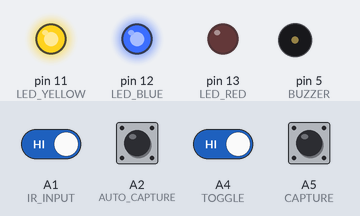
Recording of a sketch running on a simulated Arduino Micro, built with avr-gcc and run on an emulated ATmega32U4. Shown: output pins drawn as LEDs (lit = HIGH), buzzer (waves = sounding). The test bench sets the inputs (shaded band); at power-on: A1 (IR_INPUT), A2 (AUTO_CAPTURE), A4 (TOGGLE), A5 (CAPTURE) HIGH. USB keyboard and mouse output is not drawn.

Above: at 3.7 s.
3.8 s: A2 (AUTO_CAPTURE) pulled LOW for 0.15 s
At 4.15 s:
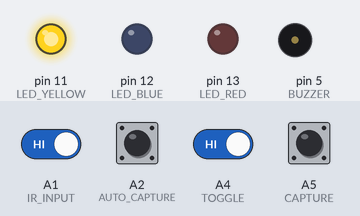
5.8 s: A1 (IR_INPUT) driven LOW
At 6.5 s:
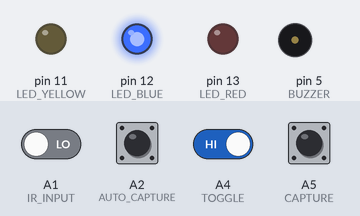
7.3 s: A5 (CAPTURE) pulled LOW for 1 s
At 7.9 s:
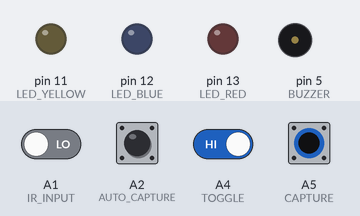
9.8 s: A1 (IR_INPUT) driven HIGH
At 10.8 s:
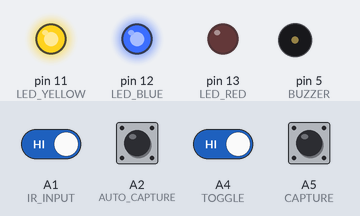
Timing chart, 0 to 12.3 s (numbered marks = the images above; inputs shaded):
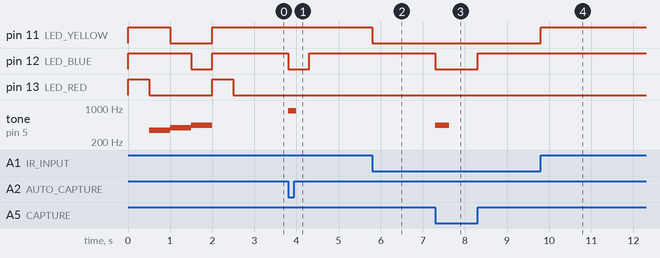

Measured:
- after the input at 3.8 s, pin 12 (LED_BLUE): HIGH → LOW at once, → HIGH 0.50 s later; tone on pin 5 (BUZZER): silent → 880 Hz at once, → silent 0.20 s later
- after the input at 5.8 s, pin 11 (LED_YELLOW): HIGH → LOW at once
- after the input at 7.3 s, pin 12 (LED_BLUE): HIGH → LOW at once, → HIGH 1.0 s later; tone on pin 5 (BUZZER): silent → 440 Hz at once, → silent 0.33 s later
- after the input at 9.8 s, pin 11 (LED_YELLOW): LOW → HIGH at once

The sketch:

CrossMgVideoJoystickTrigger.ino
```cpp
//use Arduino Micro board

#define VERSION "20230418.1"


#include <Joystick.h>

Joystick_ Joystick;

#define LED_RED 13
#define LED_YELLOW 11
#define LED_BLUE 12
#define IR_INPUT A1
#define TOGGLE A4
#define AUTO_CAPTURE A2
#define CAPTURE A5
#define BUZZER 5

#define CROSSMGR_BUTTON_CAPTURE 0
#define CROSSMGR_BUTTON_AUTOCAPTURE 1
#define CROSSMGR_BUTTON_SNAPSHOT 2

#define RETRIGGER_WAIT_TIME 2000  //milliseconds

unsigned long _beam_last_tripped = 0;
boolean _toggled = false;

void setup() {
  pinMode(CAPTURE, INPUT_PULLUP);
  pinMode(AUTO_CAPTURE, INPUT_PULLUP);
  pinMode(IR_INPUT, INPUT_PULLUP);
  pinMode(TOGGLE, INPUT_PULLUP);
  pinMode(LED_RED, OUTPUT);
  pinMode(LED_YELLOW, OUTPUT);
  pinMode(LED_BLUE, OUTPUT);
  digitalWrite(LED_RED, HIGH);
  digitalWrite(LED_YELLOW, HIGH);
  digitalWrite(LED_BLUE, HIGH);
  delay(500);
  digitalWrite(LED_RED, LOW);
  tone(BUZZER, 349);
  delay(500);
  digitalWrite(LED_YELLOW, LOW);
  tone(BUZZER, 392);
  delay(500);
  tone(BUZZER, 440);
  digitalWrite(LED_BLUE, LOW);
  delay(500);
  if (digitalRead(AUTO_CAPTURE) == LOW && digitalRead(CAPTURE) == LOW) {  //lamp test
    digitalWrite(LED_RED, LOW);
    digitalWrite(LED_YELLOW, LOW);
    digitalWrite(LED_BLUE, LOW);
    do {
      if (digitalRead(TOGGLE) == LOW) {
        tone(BUZZER, 440, 200);
      } else {
        noTone(BUZZER);
      }
      delay(1000);
    } while (digitalRead(AUTO_CAPTURE) == HIGH && digitalRead(CAPTURE) == HIGH);
  }
  noTone(BUZZER);
  digitalWrite(LED_RED, HIGH);
  digitalWrite(LED_YELLOW, HIGH);
  digitalWrite(LED_BLUE, HIGH);
  delay(500);
  // Initialize Joystick Library
  Joystick.begin();
  _toggled = digitalRead(TOGGLE) == LOW;
  digitalWrite(LED_RED, LOW);
  Joystick.setButton(CROSSMGR_BUTTON_SNAPSHOT, HIGH);
  Joystick.setButton(CROSSMGR_BUTTON_SNAPSHOT, LOW);
}


void loop() {
  if (digitalRead(CAPTURE) == LOW) {
    Joystick.setButton(CROSSMGR_BUTTON_CAPTURE, HIGH);
    digitalWrite(LED_BLUE, LOW);
    tone(BUZZER, 440, 333);
    while (digitalRead(CAPTURE) == LOW) {
      delay(1);
    }
    Joystick.setButton(CROSSMGR_BUTTON_CAPTURE, LOW);
    digitalWrite(LED_BLUE, HIGH);
    noTone(BUZZER);
    delay(100);
  } else if (digitalRead(AUTO_CAPTURE) == LOW) {
    Joystick.setButton(CROSSMGR_BUTTON_AUTOCAPTURE, HIGH);
    digitalWrite(LED_BLUE, LOW);
    tone(BUZZER, 880, 200);
    delay(500);
    Joystick.setButton(CROSSMGR_BUTTON_AUTOCAPTURE, LOW);
    digitalWrite(LED_BLUE, HIGH);
    delay(100);
    while (digitalRead(AUTO_CAPTURE) == LOW) {
      delay(1);
    }
  }
  if (!_beam_last_tripped && digitalRead(IR_INPUT) == HIGH) {
    digitalWrite(LED_YELLOW, HIGH);
    _beam_last_tripped = millis();
    if (_toggled) {
      Joystick.setButton(CROSSMGR_BUTTON_AUTOCAPTURE, HIGH);
      digitalWrite(LED_BLUE, LOW);
      tone(BUZZER, 1760, 200);
      for (int i = 0; i < 500; i++) {
        digitalWrite(LED_YELLOW, digitalRead(IR_INPUT));  //always show beam state on yellow LED
        delay(1);
      }
      Joystick.setButton(CROSSMGR_BUTTON_AUTOCAPTURE, LOW);
      digitalWrite(LED_BLUE, HIGH);
      for (int i = 0; i < 100; i++) {
        digitalWrite(LED_YELLOW, digitalRead(IR_INPUT));  //always show beam state on yellow LED
        delay(1);
      }
    }
  } else if (_beam_last_tripped && millis() - _beam_last_tripped >= RETRIGGER_WAIT_TIME && digitalRead(IR_INPUT) == LOW) {
    _beam_last_tripped = 0;
  }
  boolean tog = digitalRead(TOGGLE) == LOW;
  if (tog != _toggled) {
    _toggled = tog;
    if (_toggled) {
      tone(BUZZER, 392, 333);
    } else {
      tone(BUZZER, 349, 333);
    }
  }
  digitalWrite(LED_YELLOW, digitalRead(IR_INPUT));  //always show beam state on yellow LED
  if (_toggled && _beam_last_tripped && (millis() - _beam_last_tripped)%30000 == 0) {  //buzz every 30s when beam still tripped and toggle enabled
    tone(BUZZER, 220, 1000);
    if ((millis() - _beam_last_tripped)%60000 == 0) {  // single-frame snapshot once per minute when beam still tripped
      Joystick.setButton(CROSSMGR_BUTTON_SNAPSHOT, HIGH);
      Joystick.setButton(CROSSMGR_BUTTON_SNAPSHOT, LOW);
    }
  }
}
```
